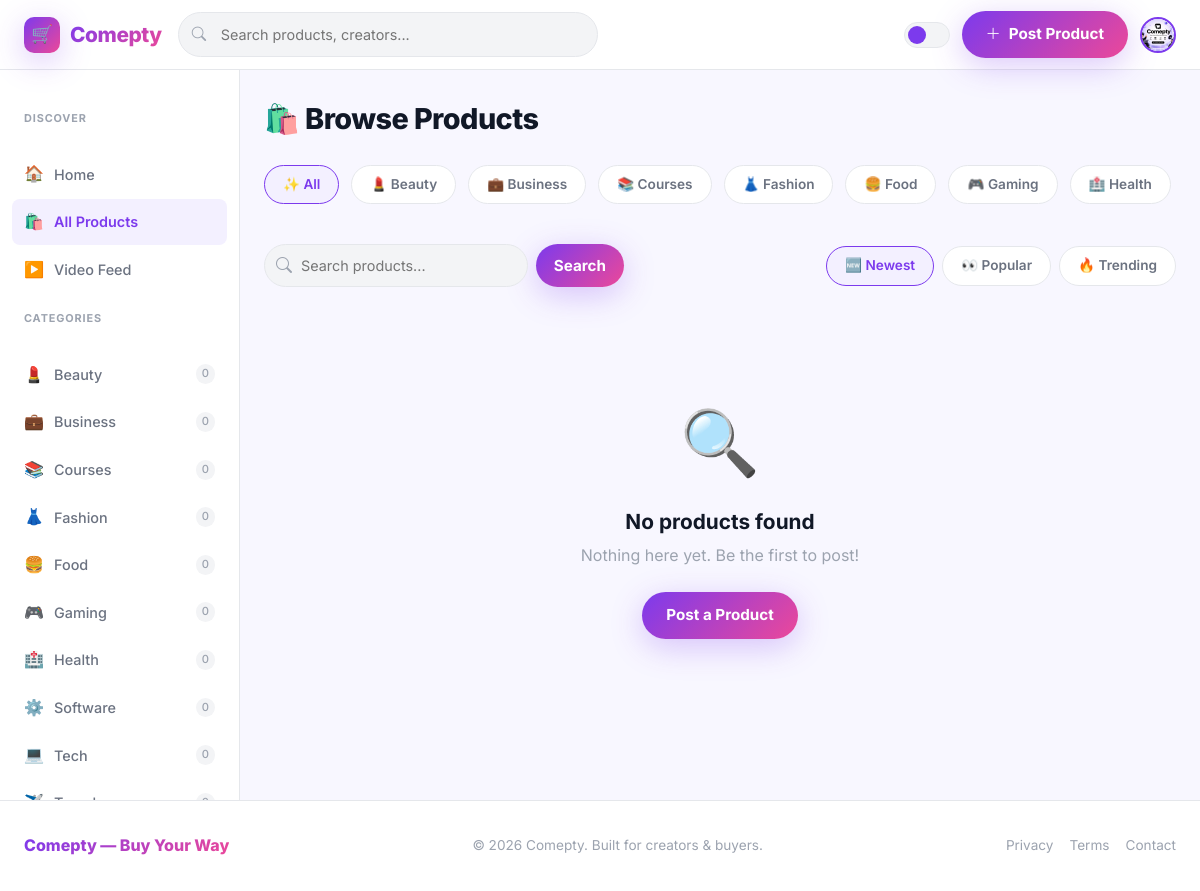
Screenshot of /products/ (signed in) with the database file from the repository.
### users/models.py (models this page shows, shortened)
class Profile(models.Model):
    user = models.OneToOneField(User, on_delete=models.CASCADE, related_name='profile')
    bio = models.TextField(max_length=500, blank=True)
    avatar = models.ImageField(upload_to='avatars/', blank=True)
    website = models.URLField(blank=True)
    twitter = models.CharField(max_length=100, blank=True)
    instagram = models.CharField(max_length=100, blank=True)
    is_verified = models.BooleanField(default=False)
    created_at = models.DateTimeField(auto_now_add=True)
    @property
    def avatar_url(self):
        if self.avatar:
            return self.avatar.url
        return f'https://ui-avatars.com/api/?name={self.user.username}&background=6366f1&color=fff&size=150'

### products/models.py (models this page shows, shortened)
class Category(models.Model):
    ICONS = {
        'tech': '💻',
        'software': '⚙️',
        'fashion': '👗',
        'business': '💼',
        'gaming': '🎮',
        'courses': '📚',
        'health': '🏥',
        'travel': '✈️',
        'food': '🍔',
        'beauty': '💄',
    }
    name = models.CharField(max_length=100)
    slug = models.SlugField(unique=True)
    description = models.TextField(blank=True)
    icon = models.CharField(max_length=10, blank=True)
    color = models.CharField(max_length=7, default='#6366f1')
    created_at = models.DateTimeField(auto_now_add=True)
    class Meta:
        verbose_name_plural = 'Categories'
        ordering = ['name']
    @property
    def product_count(self):
        return self.products.filter(status='approved').count()

### products/views.py (the view)
# urls.py: path('', views.ProductListView.as_view(), name='list'),
class ProductListView(ListView):
    model = Product
    template_name = 'products/list.html'
    context_object_name = 'products'
    paginate_by = 12
    def get_queryset(self):
        qs = Product.objects.filter(status='approved').select_related('creator', 'category').prefetch_related('images')
        q = self.request.GET.get('q')
        category = self.request.GET.get('category')
        sort = self.request.GET.get('sort', 'newest')
        if q:
            qs = qs.filter(Q(title__icontains=q) | Q(description__icontains=q))
        if category:
            qs = qs.filter(category__slug=category)
        if sort == 'popular':
            qs = qs.order_by('-view_count')
        elif sort == 'trending':
            qs = qs.order_by('-like_count')
        elif sort == 'oldest':
            qs = qs.order_by('created_at')
        else:
            qs = qs.order_by('-created_at')
        return qs
    def get_context_data(self, **kwargs):
        ctx = super().get_context_data(**kwargs)
        ctx['current_q'] = self.request.GET.get('q', '')
        ctx['current_category'] = self.request.GET.get('category', '')
        ctx['current_sort'] = self.request.GET.get('sort', 'newest')
        return ctx

### core/context_processors.py (called while the page is built)
def categories_processor(request):
    return {'all_categories': Category.objects.all()}

### templates/products/list.html (shortened to what this page needs)
{% extends 'base.html' %}
{% load static %}
{% block content %}
<div style="margin-bottom:28px;">
  {% if current_category_obj %}
  <div style="display:flex;align-items:center;gap:12px;margin-bottom:8px;">
    <span style="font-size:2rem;">{{ current_category_obj.icon }}</span>
    <h1 class="section-title" style="font-size:1.8rem;">{{ current_category_obj.name }}</h1>
  </div>
  <p style="color:var(--text-secondary);">{{ current_category_obj.description|default:"Browse all products in this category" }}</p>
  {% else %}
  <h1 class="section-title" style="font-size:1.8rem;">🛍️ Browse Products</h1>
  {% endif %}
</div>
<div class="categories-scroll">
  <a href="{% url 'products:list' %}" class="category-chip {% if not current_category %}active{% endif %}">✨ All</a>
  {% for cat in all_categories %}
  <a href="{% url 'products:category' cat.slug %}" class="category-chip {% if current_category == cat.slug %}active{% endif %}">
    {{ cat.icon }} {{ cat.name }}
  </a>
  {% endfor %}
</div>
<div style="display:flex;align-items:center;justify-content:space-between;margin-bottom:24px;flex-wrap:wrap;gap:12px;">
  <form action="{% url 'products:list' %}" method="get" style="display:flex;gap:8px;flex:1;max-width:360px;">
    <div class="position-relative flex-1" style="flex:1;">
      <i class="bi bi-search" style="position:absolute;left:12px;top:50%;transform:translateY(-50%);color:var(--text-muted);"></i>
      <input type="text" name="q" value="{{ current_q }}" placeholder="Search products..."
             style="width:100%;padding:9px 12px 9px 36px;background:var(--bg-input);border:1.5px solid var(--border);border-radius:var(--radius-pill);color:var(--text-primary);font-size:0.9rem;outline:none;" />
    </div>
    <button type="submit" class="btn-primary-brand" style="padding:9px 18px;">Search</button>
  </form>
  <div style="display:flex;gap:8px;flex-wrap:wrap;">
    <a href="?sort=newest{% if current_q %}&q={{ current_q }}{% endif %}" class="category-chip {% if current_sort == 'newest' %}active{% endif %}">🆕 Newest</a>
    <a href="?sort=popular{% if current_q %}&q={{ current_q }}{% endif %}" class="category-chip {% if current_sort == 'popular' %}active{% endif %}">👀 Popular</a>
    <a href="?sort=trending{% if current_q %}&q={{ current_q }}{% endif %}" class="category-chip {% if current_sort == 'trending' %}active{% endif %}">🔥 Trending</a>
  </div>
</div>
{% if products %}
<div class="product-grid">
  {% for product in products %}
  {% include 'partials/product_card.html' %}
  {% endfor %}
</div>
{% if is_paginated %}
<div class="pagination-wrapper">
  {% if page_obj.has_previous %}
  <a href="?page={{ page_obj.previous_page_number }}&sort={{ current_sort }}&q={{ current_q }}" class="page-btn">
    <i class="bi bi-chevron-left"></i>
  </a>
  {% endif %}
  {% for num in page_obj.paginator.page_range %}
    {% if page_obj.number == num %}
      <span class="page-btn active">{{ num }}</span>
    {% elif num > page_obj.number|add:'-3' and num < page_obj.number|add:'3' %}
      <a href="?page={{ num }}&sort={{ current_sort }}&q={{ current_q }}" class="page-btn">{{ num }}</a>
    {% endif %}
  {% endfor %}
  {% if page_obj.has_next %}
  <a href="?page={{ page_obj.next_page_number }}&sort={{ current_sort }}&q={{ current_q }}" class="page-btn">
    <i class="bi bi-chevron-right"></i>
  </a>
  {% endif %}
</div>
{% endif %}
{% else %}
<div class="empty-state">
  <div class="empty-icon">🔍</div>
  <h3 class="empty-title">No products found</h3>
  <p class="empty-text">
    {% if current_q %}No results for "{{ current_q }}" — try a different search term.{% else %}Nothing here yet. Be the first to post!{% endif %}
  </p>
  <a href="{% url 'products:create' %}" class="btn-primary-brand">Post a Product</a>
</div>
{% endif %}
{% endblock %}

### templates/base.html (shortened to what this page needs)
{% load static %}
<!DOCTYPE html>
<html lang="en" data-theme="light">
<head>
  <link rel="stylesheet" href="https://cdn.jsdelivr.net/npm/bootstrap-icons@1.11.3/font/bootstrap-icons.min.css" />
  <link href="https://cdn.jsdelivr.net/npm/bootstrap@5.3.0/dist/css/bootstrap.min.css" rel="stylesheet" />
  <link rel="stylesheet" href="{% static 'css/main.css' %}" />
</head>
<body>
<div class="site-wrapper">
  <nav class="navbar-comepty">
    <a href="{% url 'core:home' %}" class="navbar-brand text-decoration-none">
      <div class="logo-icon">🛒</div>
      <span>Comepty</span>
    </a>
    <form class="navbar-search d-none d-md-block" action="{% url 'core:search' %}" method="get">
      <i class="bi bi-search search-icon"></i>
      <input type="text" name="q" placeholder="Search products, creators..." value="{{ request.GET.q }}" />
    </form>
    <div class="navbar-actions">
      <div class="theme-toggle" id="themeToggle" title="Toggle dark/light mode" role="button" tabindex="0" aria-label="Toggle theme"></div>
      {% if user.is_authenticated %}
        <a href="{% url 'products:create' %}" class="btn-primary-brand d-none d-sm-inline-flex">
          <i class="bi bi-plus-lg"></i> Post Product
        </a>
        <div class="dropdown">
          <img src="{{ user.profile.avatar_url }}" alt="{{ user.username }}"
               style="width:36px;height:36px;border-radius:50%;object-fit:cover;cursor:pointer;border:2px solid var(--brand-primary);"
               data-bs-toggle="dropdown" />
        </div>
      {% else %}
        <a href="{% url 'users:login' %}" class="btn-ghost">Login</a>
        <a href="{% url 'users:register' %}" class="btn-primary-brand">Sign Up Free</a>
      {% endif %}
    </div>
  </nav>
  <div class="main-container">
    <aside class="sidebar">
      <nav class="sidebar-nav">
        <p class="sidebar-section-title">Discover</p>
        <a href="{% url 'core:home' %}" class="sidebar-link {% if request.resolver_match.url_name == 'home' %}active{% endif %}">
          <span class="link-icon">🏠</span> Home
        </a>
        <a href="{% url 'products:list' %}" class="sidebar-link {% if request.resolver_match.url_name == 'list' %}active{% endif %}">
          <span class="link-icon">🛍️</span> All Products
        </a>
        <a href="{% url 'products:feed' %}" class="sidebar-link {% if request.resolver_match.url_name == 'feed' %}active{% endif %}">
          <span class="link-icon">▶️</span> Video Feed
        </a>
        <p class="sidebar-section-title">Categories</p>
        {% for cat in all_categories %}
        <a href="{% url 'products:category' cat.slug %}"
           class="sidebar-link {% if request.resolver_match.kwargs.slug == cat.slug %}active{% endif %}">
          <span class="link-icon">{{ cat.icon }}</span>
          {{ cat.name }}
          <span class="category-badge">{{ cat.product_count }}</span>
        </a>
        {% endfor %}
      </nav>
    </aside>
    <main class="main-content">
      {% block content %}{% endblock %}
    </main>
  </div>
  <footer class="site-footer">
    <div class="footer-inner">
      <span class="footer-brand">Comepty — Buy Your Way</span>
      <span class="footer-text">© 2026 Comepty. Built for creators &amp; buyers.</span>
      <div style="display:flex;gap:16px;">
        <a href="#" style="color:var(--text-muted);font-size:0.85rem;">Privacy</a>
        <a href="#" style="color:var(--text-muted);font-size:0.85rem;">Terms</a>
        <a href="#" style="color:var(--text-muted);font-size:0.85rem;">Contact</a>
      </div>
    </div>
  </footer>
</div>
</body>
</html>

### rows the page displays
Category: icon "💄", name "Beauty", product_count "0"
Category: icon "💼", name "Business", product_count "0"
Category: icon "📚", name "Courses", product_count "0"
Category: icon "👗", name "Fashion", product_count "0"
Category: icon "🍔", name "Food", product_count "0"
Category: icon "🎮", name "Gaming", product_count "0"
Category: icon "🏥", name "Health", product_count "0"
Category: icon "⚙️", name "Software", product_count "0"
Category: icon "💻", name "Tech", product_count "0"
